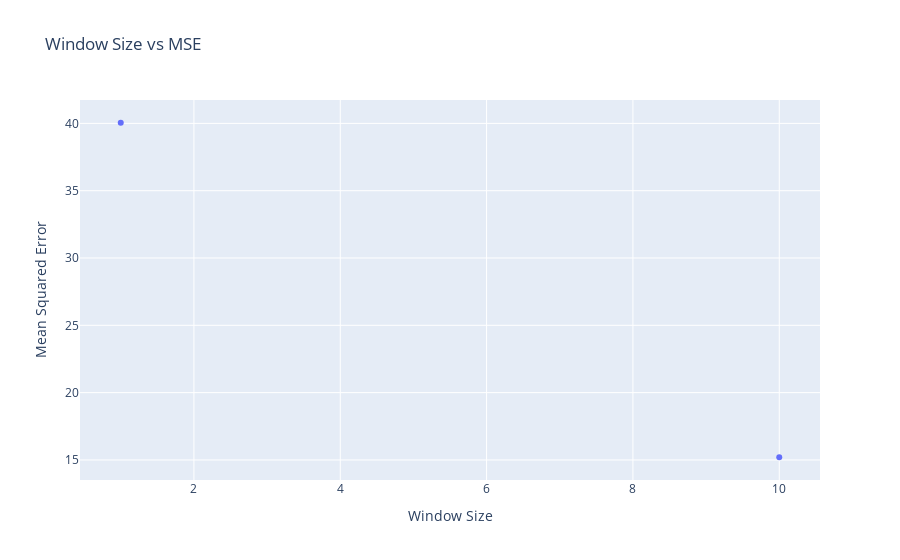
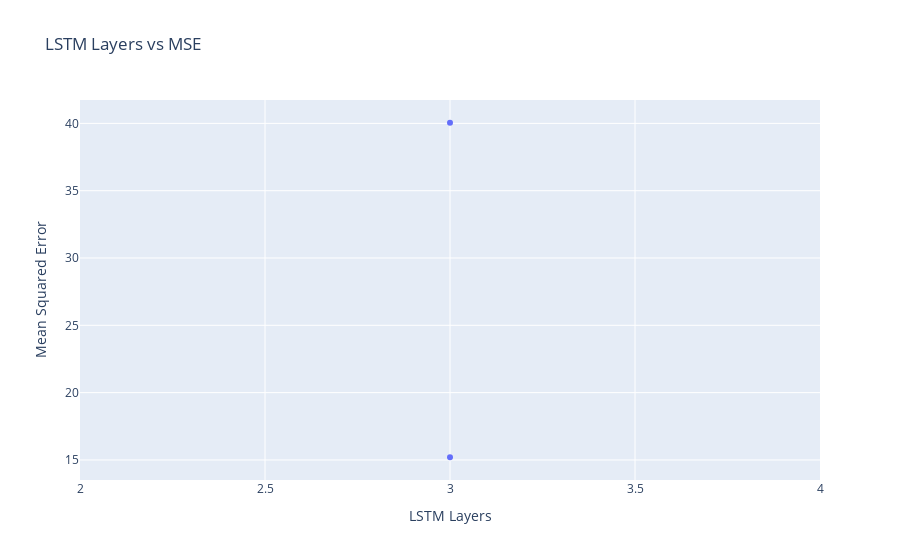
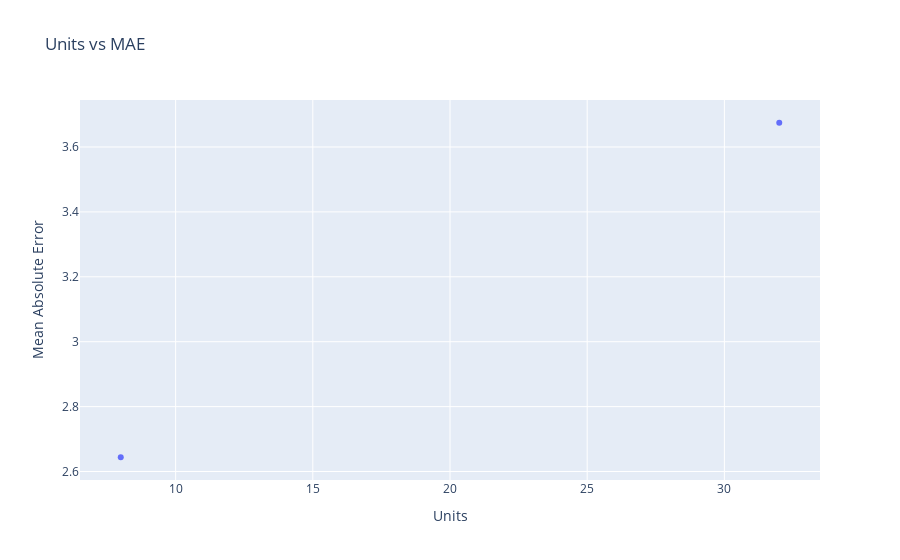

The code cell stored with these charts, in order, in its notebook:
### Code cell
# Scatterplot: window_size vs. MSE
fig_ws_mse = px.scatter(df, x='Window Size', y='MSE', title='Window Size vs MSE', labels={'Window Size': 'Window Size', 'MSE': 'Mean Squared Error'})
fig_ws_mse.show()

# Scatterplot: lstm_layers vs. MSE
fig_layers_mse = px.scatter(df, x='LSTM Layers', y='MSE', title='LSTM Layers vs MSE', labels={'LSTM Layers': 'LSTM Layers', 'MSE': 'Mean Squared Error'})
fig_layers_mse.show()

# Scatterplot: units vs. MAE
fig_units_mae = px.scatter(df, x='Units', y='MAE', title='Units vs MAE', labels={'Units': 'Units', 'MAE': 'Mean Absolute Error'})
fig_units_mae.show()

### Figure 1 — Plotly figure (JSON) as saved in the notebook; plotly's stock layout.template omitted (floating-point values rounded to 4 significant figures)
{"data": [{"hovertemplate": "Window Size=%{x}<br>Mean Squared Error=%{y}<extra></extra>", "legendgroup": "", "marker": {"color": "#636efa", "symbol": "circle"}, "mode": "markers", "name": "", "orientation": "v", "showlegend": false, "type": "scatter", "x": [1, 10], "xaxis": "x", "y": [40.05, 15.2], "yaxis": "y"}], "layout": {"autosize": true, "legend": {"tracegroupgap": 0}, "title": {"text": "Window Size vs MSE"}, "xaxis": {"anchor": "y", "autorange": true, "domain": [0, 1], "range": [0.4561, 10.54], "title": {"text": "Window Size"}, "type": "linear"}, "yaxis": {"anchor": "x", "autorange": true, "domain": [0, 1], "range": [13.15, 42.1], "title": {"text": "Mean Squared Error"}, "type": "linear"}}}

### Figure 2 — Plotly figure (JSON) as saved in the notebook; plotly's stock layout.template omitted (floating-point values rounded to 4 significant figures)
{"data": [{"hovertemplate": "LSTM Layers=%{x}<br>Mean Squared Error=%{y}<extra></extra>", "legendgroup": "", "marker": {"color": "#636efa", "symbol": "circle"}, "mode": "markers", "name": "", "orientation": "v", "showlegend": false, "type": "scatter", "x": [3, 3], "xaxis": "x", "y": [40.05, 15.2], "yaxis": "y"}], "layout": {"autosize": true, "legend": {"tracegroupgap": 0}, "title": {"text": "LSTM Layers vs MSE"}, "xaxis": {"anchor": "y", "autorange": true, "domain": [0, 1], "range": [2, 4], "title": {"text": "LSTM Layers"}, "type": "linear"}, "yaxis": {"anchor": "x", "autorange": true, "domain": [0, 1], "range": [13.15, 42.1], "title": {"text": "Mean Squared Error"}, "type": "linear"}}}

### Figure 3 — Plotly figure (JSON) as saved in the notebook; plotly's stock layout.template omitted (floating-point values rounded to 4 significant figures)
{"data": [{"hovertemplate": "Units=%{x}<br>Mean Absolute Error=%{y}<extra></extra>", "legendgroup": "", "marker": {"color": "#636efa", "symbol": "circle"}, "mode": "markers", "name": "", "orientation": "v", "showlegend": false, "type": "scatter", "x": [32, 8], "xaxis": "x", "y": [3.675, 2.644], "yaxis": "y"}], "layout": {"autosize": true, "legend": {"tracegroupgap": 0}, "title": {"text": "Units vs MAE"}, "xaxis": {"anchor": "y", "autorange": true, "domain": [0, 1], "range": [6.55, 33.45], "title": {"text": "Units"}, "type": "linear"}, "yaxis": {"anchor": "x", "autorange": true, "domain": [0, 1], "range": [2.559, 3.76], "title": {"text": "Mean Absolute Error"}, "type": "linear"}}}
